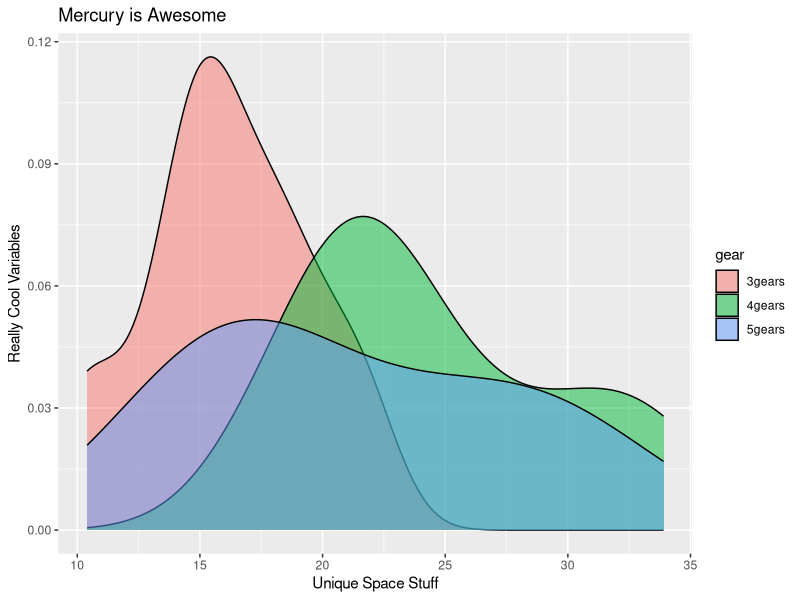

Here is the R script that generated this plot:
## ---- chunk 1
knitr::opts_chunk$set(fig.path = '../figures/')
## ---- chunk 2
# ggplot2 examples

library(ggplot2) 

# create factors with value labels 
mtcars$gear <- factor(mtcars$gear,levels=c(3,4,5),
  	labels=c("3gears","4gears","5gears")) 
mtcars$am <- factor(mtcars$am,levels=c(0,1),
  	labels=c("Automatic","Manual")) 
mtcars$cyl <- factor(mtcars$cyl,levels=c(4,6,8),
   labels=c("4cyl","6cyl","8cyl")) 

# Kernel density plots for mpg
# grouped by number of gears (indicated by color)
qplot(mpg, data=mtcars, geom="density", fill=gear, alpha=I(.5), 
   main="Mercury is Awesome", xlab="Unique Space Stuff", 
   ylab="Really Cool Variables")
